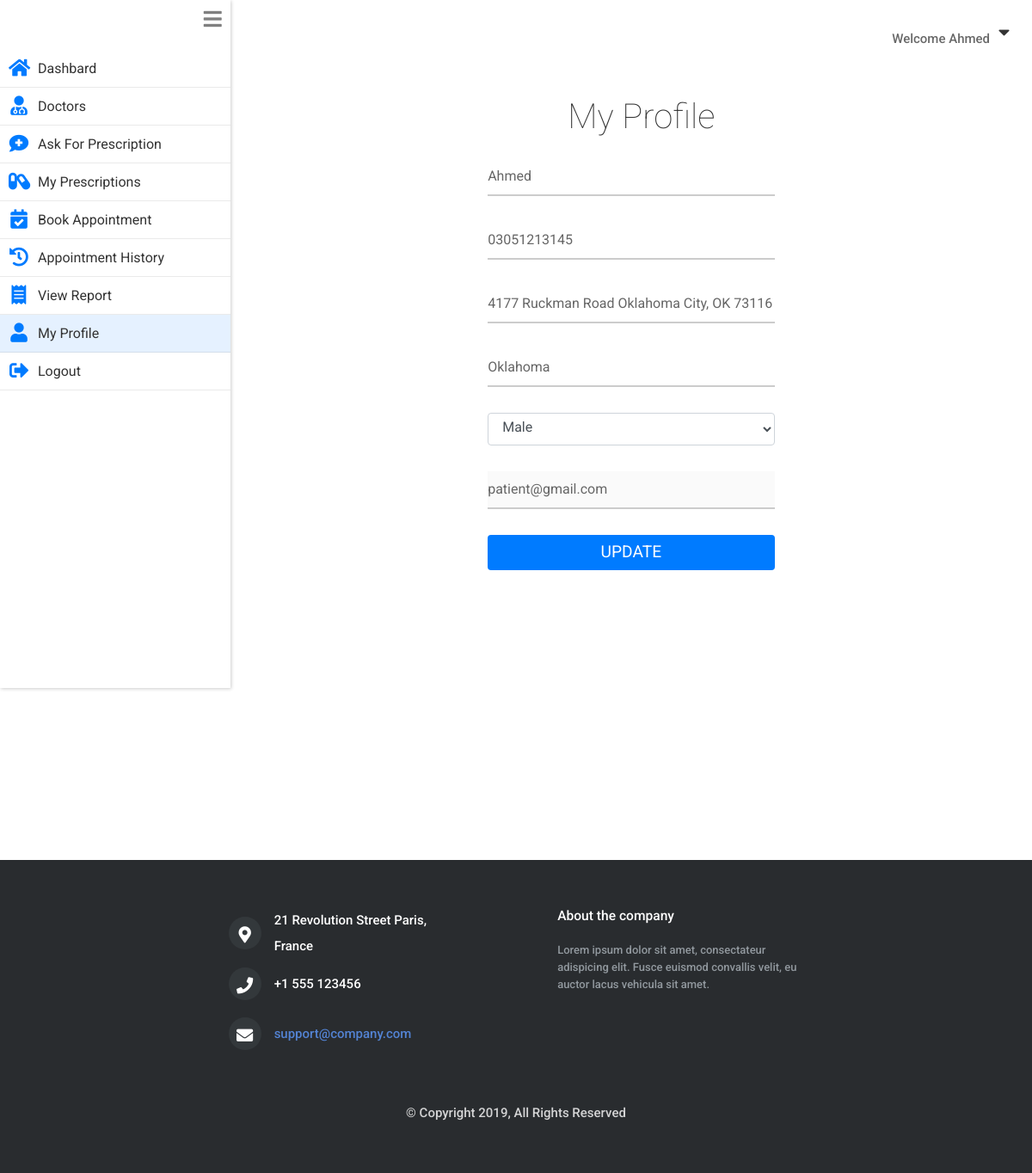
/patient/profile.php (signed in), run on the app's committed database.
### tables this page shows
CREATE TABLE `patients` (
  `id` int(11) NOT NULL,
  `username` varchar(255) NOT NULL,
  `name` varchar(255) NOT NULL,
  `email` varchar(255) NOT NULL,
  `gender` varchar(6) NOT NULL,
  `hashedPassword` varchar(255) NOT NULL,
  `phone` varchar(255) NOT NULL,
  `address` varchar(255) NOT NULL,
  `city` varchar(255) NOT NULL,
  `dob` varchar(255) NOT NULL,
  `created_on` timestamp NOT NULL DEFAULT CURRENT_TIMESTAMP
);

### private/functions.php (called while the page is built, shortened)
<?php
function loggedInPatientId(){
  return $_SESSION[SessionContract::SESSION_PATIENT_ID];
}
  function urlFor($script_path) {
      if($script_path[0] != '/') {
        $script_path = "/" . $script_path;
      }
      return WWW_ROOT . $script_path;
  }
  function getStylePath($stylesheet_name) {
      if($stylesheet_name[0] != '/') {
        $stylesheet_name = "/" . $stylesheet_name;
      }
      return STYLES_PATH . $stylesheet_name;
  }
?>

### private/model/patient.class.php (called while the page is built, shortened)
<?php
class Patient {
    private $name;
    private $email;
    private $gender;
    private $phoneNumber;
    private $address;
    private $city;
    static private $db;
  static public function setDatabase($pdo){
    if($pdo){
      Patient::$db = $pdo;
    }
    else{
      throw new \Exception("Please pass valid database in Patient ");
    }
  }
  static public function find_patient_by_id($id){
    $queryString  = "SELECT * FROM ".PatientTable::TABLE_NAME." ";
    $queryString .= "WHERE ".PatientTable::COLUMN_ID." = ?";
    $stmt = Patient::$db->prepare($queryString);
    $stmt->execute([$id]);
    $patient = $stmt->fetch(PDO::FETCH_ASSOC);
    if($patient){
      return new Patient($patient);
    }
    else {
      return false;
    }
  }
  public function setName($name='')
  {
    $this->name = $name;
  }
  public function setEmail($email='')
  {
    $this->email = $email;
  }
  public function setGender($gender){
    $this->gender = $gender;
  }
  public function setPhoneNumber($phoneNumber='')
  {
    $this->phoneNumber = $phoneNumber;
  }
  public function setAddress($address='')
  {
    $this->address = $address;
  }
  public function setCity($city='')
  {
    $this->city = $city;
  }
  public function getName()
  {
    return $this->name;
  }
  public function getGender()
  {
    return $this->gender;
  }
  public function getEmail()
  {
    return $this->email;
  }
  public function getPhoneNumber()
  {
    return $this->phoneNumber;
  }
  public function getAddress()
  {
    return $this->address;
  }
  public function getCity()
  {
    return $this->city;
  }
}
?>

### public/patient/profile.php (the view, shortened to what this page needs)
<?php  require_once('../../private/initialize.php');
    $page_title = "Profile";
    require_once(getSharedFilePath('patient/header.php'));
?>
  <section class="main_content mt-5">
    <h1 class="mb-4">My Profile</h1>
    <form class="ask_for_prescription_form col-11 mx-auto col-sm-8 col-md-6 col-lg-5" action="<?php echo $_SERVER['SCRIPT_NAME']; ?>" method="post">
      <div class="input-group">
        <input class="input--style-1" type="text" placeholder="Name" name="<?php echo PatientTable::COLUMN_NAME; ?>" value="<?php echo $patient->getName(); ?>">
      </div>
      <div class="input-group">
        <input class="input--style-1" type="text" placeholder="Phone" name="<?php echo PatientTable::COLUMN_PHONE; ?>"  value="<?php echo $patient->getPhoneNumber(); ?>">
      </div>
      <div class="input-group">
        <input class="input--style-1" type="text" placeholder="Address" name="<?php echo PatientTable::COLUMN_ADDRESS; ?>" value="<?php echo $patient->getAddress(); ?>">
      </div>
      <div class="input-group">
        <input class="input--style-1" type="text" placeholder="City" name="<?php echo PatientTable::COLUMN_CITY; ?>"  value="<?php echo $patient->getCity(); ?>">
      </div>
      <select class="input-group form-control" name="<?php echo PatientTable::COLUMN_GENDER; ?>">
        <option value="male" <?php if($patient->getGender() == 'male'){ echo "selected";} ?>>Male</option>
      </select>
      <div class="input-group">
        <input disabled class=" input--style-1" type="text" placeholder="Email" value="<?php echo $patient->getEmail(); ?>">
      </div>
      <input class="btn btn-primary disable" type="submit" name="submit" value="Update">
    </form>
  </section>
<?php     require_once(getSharedFilePath('patient/footer.php')); ?>

### private/shared/patient/header.php (shortened to what this page needs)
<?php
  $patient_id = loggedInPatientId();
  $patient = Patient::find_patient_by_id($patient_id);
 ?>
<!DOCTYPE html>
<html lang="en" dir="ltr">
  <head>
    <link rel="stylesheet" href="<?php echo getStylePath("main.css"); ?>">
    <link rel="stylesheet" href="https://stackpath.bootstrapcdn.com/bootstrap/4.3.1/css/bootstrap.min.css">
    <link rel="stylesheet" href="https://use.fontawesome.com/releases/v5.7.0/css/all.css">
  </head>
  <body>
      <div class="welcome_bar">
        <p>Welcome <?php echo $patient->getName(); ?> </p><i  id="welcome_drop_down_btn" class="fas fa-caret-down"></i>
      </div>
    <div class="content">
      <nav class="drawer   ">
         <i id="drawer_icon" class="fas fa-bars"></i>
         <ul>
         <li onclick="location.href='<?php echo urlFor("patient/index.php"); ?>';"
           class="<?php if($page_title=='Dashboard'){echo "item_selected";}; ?>">
           <i class="drawer_item_icon fas fa-home"></i>
           <a>Dashbard</a>
         </li>
         <li  onclick="location.href='<?php echo urlFor("patient/doctors.php"); ?>';"
           class="<?php if($page_title=='Doctors'){echo "item_selected";}; ?>">
           <i  class="drawer_item_icon fas fa-user-md"></i>
           <a>Doctors</a>
         </li>
         <li onclick="location.href='<?php echo urlFor("patient/ask_for_prescription.php"); ?>';"
           class="<?php if($page_title=='Ask For Prescription'){echo "item_selected";}; ?>">
           <i class="drawer_item_icon fas fa-comment-medical"></i>
           <a>Ask For Prescription</a>
         </li>
         <li onclick="location.href='<?php echo urlFor("patient/my_prescriptions.php"); ?>';"
           class="<?php if($page_title=='My Prescriptions'){echo "item_selected";}; ?>">
           <i class="drawer_item_icon fas fa-capsules"></i>
           <a>My Prescriptions</a>
         </li>
         <li  onclick="location.href='<?php echo urlFor("patient/book_appointment.php"); ?>';"
           class="<?php if($page_title=='Book Appointment'){echo "item_selected";}; ?>">
           <i class="drawer_item_icon fas fa-calendar-check"></i>
           <a>Book Appointment</a>
         </li>
         <li  onclick="location.href='<?php echo urlFor("patient/my_appointments.php"); ?>';"
           class="<?php if($page_title=='My Appointments'){echo "item_selected";}; ?>">
           <i class="drawer_item_icon fas fa-history"></i>
           <a>Appointment History</a>
         </li>
         <li onclick="location.href='<?php echo urlFor("patient/report.php"); ?>';"
           class="<?php if($page_title=='View Report'){echo "item_selected";}; ?>">
           <i class="drawer_item_icon fas fa-receipt"></i>
           <a>View Report</a>
         </li>
         <li onclick="location.href='<?php echo urlFor("patient/profile.php"); ?>';"
           class="<?php if($page_title=='Profile'){echo "item_selected";}; ?>">
           <i class="drawer_item_icon fas fa-user"></i>
           <a>My Profile</a>
         </li>
         <li onclick="location.href='<?php echo urlFor("patient/doLogout.php"); ?>';">
           <i class="drawer_item_icon fas fa-sign-out-alt"></i>
           <a>Logout</a>
         </li>
       </ul>
      </nav>

### private/styles/css/main.css (style rules this page uses)
* { margin: 0; padding: 0; -webkit-font-smoothing: antialiased; -webkit-text-shadow: rgba(0, 0, 0, 0.01) 0 0 1px; text-shadow: rgba(0, 0, 0, 0.01) 0 0 1px; }
body { font-family: 'Roboto', sans-serif; font-size: 15px; font-weight: 500; background: #FFFFFF; color: #696969; }
div { display: block; position: relative; -webkit-box-sizing: border-box; -moz-box-sizing: border-box; box-sizing: border-box; }
ul { list-style: none; margin-bottom: 0px; }
p { font-family: 'Roboto', sans-serif; font-size: 15px; line-height: 2; font-weight: 500; color: #696969; -webkit-font-smoothing: antialiased; -webkit-text-shadow: rgba(0, 0, 0, 0.01) 0 0 1px; text-shadow: rgba(0, 0, 0, 0.01) 0 0 1px; }
p:last-of-type { margin-bottom: 0; }
a { -webkit-transition: all 200ms ease; -moz-transition: all 200ms ease; -ms-transition: all 200ms ease; -o-transition: all 200ms ease; transition: all 200ms ease; }
a, a:hover, a:visited, a:active, a:link { text-decoration: none; }
h1 { font-size: 48px; }
h1, h2, h3, h4, h5, h6 { font-family: 'Roboto', sans-serif; -webkit-font-smoothing: antialiased; -webkit-text-shadow: rgba(0, 0, 0, 0.01) 0 0 1px; text-shadow: rgba(0, 0, 0, 0.01) 0 0 1px; }
.form-control { color: #db5246; }
section { display: block; position: relative; box-sizing: border-box; }
* { margin: 0; padding: 0; font-family: 'Roboto', sans-serif; color: #333333; }
.welcome_bar { display: flex; position: absolute; z-index: 1; top: 0; right: 0; margin: 16px; align-items: center; justify-content: center; }
.welcome_bar p { margin-top: 14px; }
.welcome_bar #welcome_drop_down_btn { font-size: 1.3em; padding: 10px; box-sizing: border-box; fill: #333333; }
.content { display: flex; }
.drawer { position: relative; font-weight: normal; height: 100vh; display: block; box-shadow: 1px 1px 4px rgba(0, 0, 0, 0.2); flex-basis: 350px; }
.drawer #drawer_icon { font-size: 1.5em; color: grey; position: absolute; top: 0; right: 0; padding: 10px; box-sizing: border-box; }
.drawer ul { list-style: none; display: flex; flex-direction: column; padding-top: 58px; }
.drawer li { display: flex; justify-content: flex-start; align-items: center; padding: 10px; padding-right: 48px; box-sizing: border-box; position: relative; }
.drawer li::after { display: inline-block; content: ""; height: 1px; width: 100%; position: absolute; bottom: 0; left: 0; background: rgba(51, 51, 51, 0.1); }
.drawer li a { text-decoration: none; color: #333333; padding-left: 10px; }
.drawer .drawer_item_icon { font-size: 1.4em; text-align: center; width: 24px; height: 24px; color: #007bff; }
.drawer .item_selected { background: rgba(0, 123, 255, 0.1); }
.main_content { width: 100%; padding: 0 30px; margin-bottom: 0px; }
.main_content h1 { font-weight: lighter; text-align: center; margin-left: 24px; margin-top: 64px; }
.ask_for_prescription_form { padding: 0 100px; }
input { outline: none; margin: 0; border: none; -webkit-box-shadow: none; -moz-box-shadow: none; box-shadow: none; width: 100%; font-size: 14px; font-family: inherit; }
.input-group { position: relative; margin-bottom: 30px; border-bottom: 2px solid #ccc; }
.input--style-1 { padding: 9px 0; color: #666; }
.btn.btn-primary { background: #007bff; font-size: 1.2em; text-transform: uppercase; outline: none; border: 0 solid #000; }
.form-control, .btn { min-height: 38px; border-radius: 2px; }
.btn { font-size: 15px; font-weight: bold; }

### data on the page
patients: name "Ahmed", phone "03051213145", address "4177 Ruckman Road Oklahoma City, OK 73116", city "Oklahoma", gender "Male", email "patient@gmail.com"
